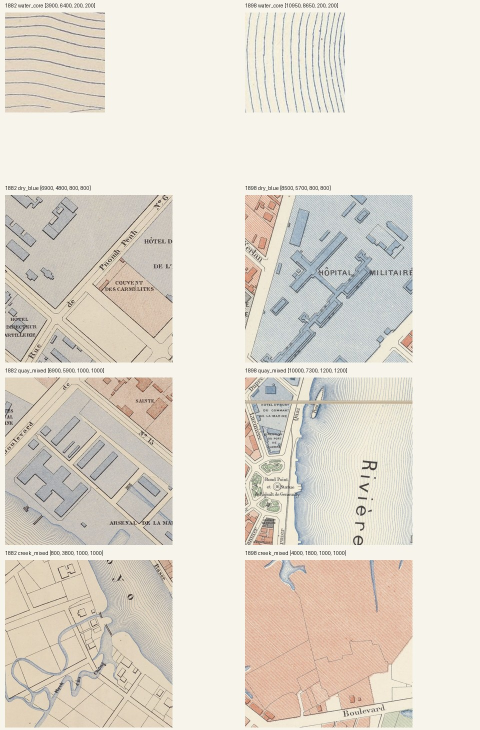
#> input picture work/image-processing/experiments/river-1882-1898/contact.jpg, 960 x 1460 px (shown at 1/2 size)
$ python -i indochine325_labels.py   (imports and definitions only)
#> lines starting #> are read from the running program, lines starting #| are printed output that depends on the picture
#!/usr/bin/env python3
"""Series 325: read the printed grade labels (114G,40 / 19G,40) next to the graticule lines.

Compares a local reader (Tesseract, digit whitelist) with Gemini (thinking off) on the same crops.
The truth is the grade the catalogue box predicts for each line, so this measures the reader, not the
placement. Needs probe output from indochine325_graticule.py in work/indochine-100k/325-graticule/.

    work/ocr/.venv/bin/python scripts/indochine100k/indochine325_labels.py crops    # fetch label crops
    work/ocr/.venv/bin/python scripts/indochine100k/indochine325_labels.py compare  # run both readers
    work/ocr/.venv/bin/python scripts/indochine100k/indochine325_labels.py --self-test
"""
import argparse
import json
import re
import sys
import time
from pathlib import Path

import numpy as np
from PIL import Image, ImageOps

sys.path.insert(0, str(Path(__file__).resolve().parent))
import indochine100k_georef as geo  # noqa: E402

T = geo.T
GRAT = geo.WORK / "325-graticule"
CROPS = GRAT / "labels"
GEMINI_LOG = CROPS / "gemini-calls.jsonl"
TOL = 0.0051                        # a read matches when it is within half a hundredth of a grade


# [39 lines left out: functions parse_grade, label_boxes, not called in this run]


def clip(box, W, H):
    x0, y0, x1, y1 = (int(round(v)) for v in box)
    return max(0, x0), max(0, y0), min(W, x1), min(H, y1)


# [16 lines left out: function fetch_crops, not called in this run]


def read_local(path):
    import pytesseract
    im = Image.open(path).convert("L")
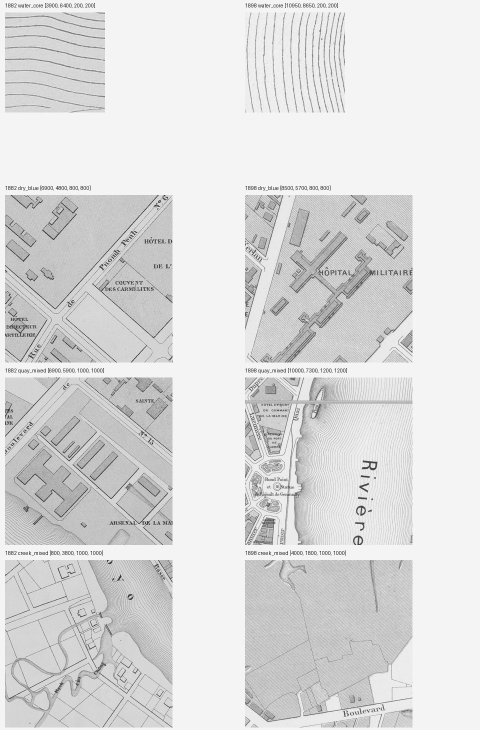
#> im: PIL image 960x1460 L (shown at 1/2 size); min 25, max 255, mean 219.9
    im = ImageOps.autocontrast(im.resize((im.width * 2, im.height * 2), Image.Resampling.LANCZOS))
#> im: PIL image 1920x2920 L
    out = []
    for psm in (7, 11):
        cfg = f"--psm {psm} -c tessedit_char_whitelist=0123456789,.G"
        out.append(pytesseract.image_to_string(im, config=cfg))
#> after the loop, out = []
    return out


# [99 lines left out: functions read_gemini, judge, compare, summarise, self_test, main, not called in this run]


# [2 lines not run here, left out]

#> (the run stopped early here; a loop or call above may not have finished)
